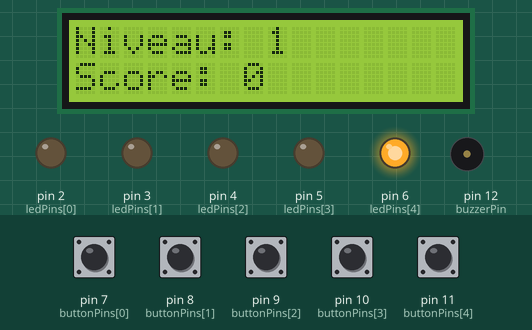
This sketch was run on a simulated Arduino Uno, built with avr-gcc and run on an emulated ATmega328P. Parts: 16×2 character LCD, output pins drawn as LEDs (lit = HIGH), buzzer (waves = sounding). The test bench sets the inputs (shaded band); at power-on: pin 7 (buttonPins[0]), pin 8 (buttonPins[1]), pin 9 (buttonPins[2]), pin 10 (buttonPins[3]), pin 11 (buttonPins[4]) HIGH. Random numbers use the default seed unless the sketch sets one.

Above: at 3.2 s.
3.3 s: pin 7 (buttonPins[0]) pulled LOW for 1 s
At 6.1 s:
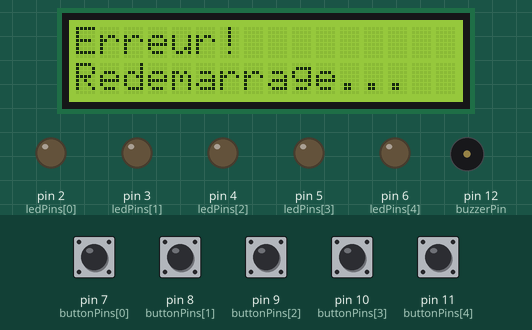
10.1 s: pin 9 (buttonPins[2]) pulled LOW for 0.15 s
At 11.2 s:
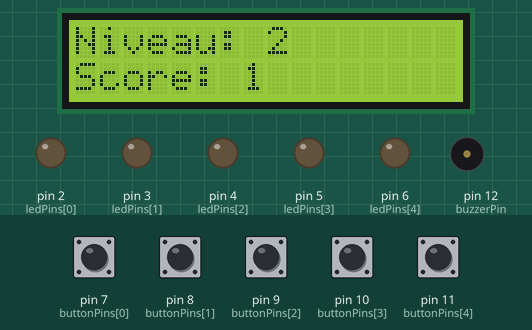
13.2 s: pin 10 (buttonPins[3]) pulled LOW for 0.15 s
At 14.0 s:
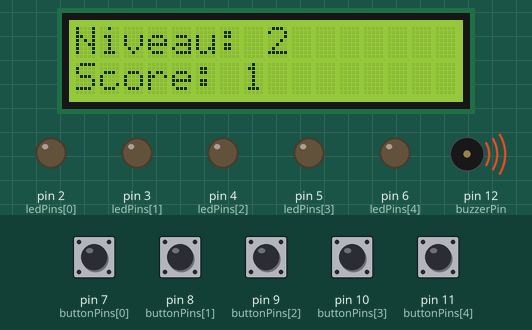
Timing chart, 0 to 19.2 s (numbered marks = the images above; inputs shaded):
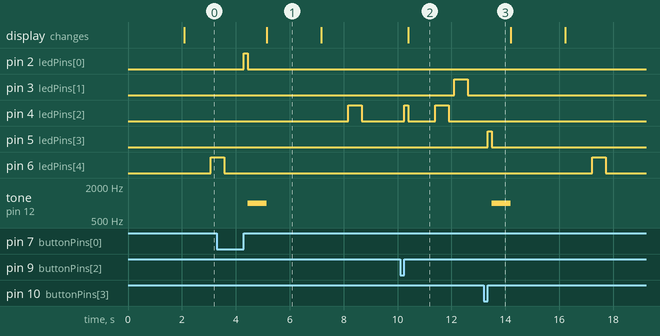

The sketch:

tch_apr7i_copy_20250408112126_copy_20250_copy_20250411105108.ino
```cpp
#include <LiquidCrystal.h>


LiquidCrystal lcd(A0, A1, A2, A3, A4, A5);


const int ledPins[] = {2, 3, 4, 5, 6};
const int buttonPins[] = {7, 8, 9, 10, 11};
const int buzzerPin = 12;

const int NUM_COLORS = 5;
const int MAX_SEQUENCE = 100;

int sequence[MAX_SEQUENCE];
int level = 1;
int score = 0;
int inputIndex = 0;
bool gameActive = true;
int difficultyDelay = 500;

void setup() {
  // LCD
  lcd.begin(16, 2);
  lcd.setCursor(0, 0);
  lcd.print(" Jeu de Memoire ");
  delay(2000);

  // Пины
  for (int i = 0; i < NUM_COLORS; i++) {
    pinMode(ledPins[i], OUTPUT);
    pinMode(buttonPins[i], INPUT_PULLUP);
  }

  pinMode(buzzerPin, OUTPUT);
  randomSeed(analogRead(A0));

  startGame();
}

void loop() {
  if (!gameActive) return;

  showSequence();
  getPlayerInput();
}

void startGame() {
  level = 1;
  score = 0;
  difficultyDelay = 500;
  gameActive = true;
  generateSequence();
}

void generateSequence() {
  for (int i = 0; i < MAX_SEQUENCE; i++) {
    sequence[i] = random(0, NUM_COLORS); // 0 à 4
  }
}

void showSequence() {
  lcd.clear();
  lcd.setCursor(0, 0);
  lcd.print("Niveau: ");
  lcd.print(level);
  lcd.setCursor(0, 1);
  lcd.print("Score: ");
  lcd.print(score);

  delay(1000);

  for (int i = 0; i < level; i++) {
    int led = sequence[i];
    digitalWrite(ledPins[led], HIGH);
    delay(difficultyDelay);
    digitalWrite(ledPins[led], LOW);
    delay(200);
  }
}

void getPlayerInput() {
  inputIndex = 0;

  while (inputIndex < level) {
    for (int i = 0; i < NUM_COLORS; i++) {
      if (digitalRead(buttonPins[i]) == LOW) {
        delay(50); // антидребезг
        while (digitalRead(buttonPins[i]) == LOW);

        flashLed(i);

        if (i != sequence[inputIndex]) {
          playError();
          lcd.clear();
          lcd.setCursor(0, 0);
          lcd.print("Erreur!");
          lcd.setCursor(0, 1);
          lcd.print("Redemarrage...");
          delay(2000);
          startGame();
          return;
        }

        inputIndex++;
      }
    }
  }

  score++;
  level++;


  if (level % 30 == 0) {
    difficultyDelay = max(200, difficultyDelay - 50);
  }
}

void flashLed(int index) {
  digitalWrite(ledPins[index], HIGH);
  delay(150);
  digitalWrite(ledPins[index], LOW);
}

void playError() {
  tone(buzzerPin, 1000, 700);
  delay(700);
  noTone(buzzerPin);
}
```

Measured:
- after the input at 3.3 s, pin 2 (ledPins[0]): LOW → HIGH after 1.0 s, → LOW 0.15 s later; pin 4 (ledPins[2]): LOW → HIGH after 4.9 s, → LOW 0.50 s later; tone on pin 12 (buzzerPin): silent → 1000 Hz after 1.2 s, → silent 0.70 s later; the display: changes after 1.9 s (image 1)
- after the input at 10.1 s, pin 3 (ledPins[1]): LOW → HIGH after 2.0 s, → LOW 0.50 s later; pin 4 (ledPins[2]): LOW → HIGH after 0.15 s, → LOW 0.15 s later, → HIGH 1.0 s later, → LOW 0.50 s later; the display: changes after 0.30 s (image 2)
- after the input at 13.2 s, pin 5 (ledPins[3]): LOW → HIGH after 0.15 s, → LOW 0.15 s later; pin 6 (ledPins[4]): LOW → HIGH after 4.0 s, → LOW 0.50 s later; tone on pin 12 (buzzerPin): silent → 1000 Hz after 0.30 s, → silent 0.70 s later
- what the display in image 1 shows lasts 2.0 s, from 5.2 s to 7.2 s
